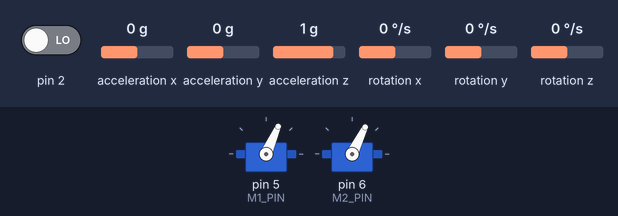
This sketch was run on a simulated Arduino Uno, built with avr-gcc and run on an emulated ATmega328P. On the bench: 2 × servo. The test bench sets the inputs (shaded band); at power-on: acceleration y 0 g, acceleration z 1 g, pin 2 LOW, acceleration x 0 g, rotation x 0 °/s, rotation y 0 °/s, rotation z 0 °/s. The sensor or clock chip raises its interrupt line as the real part does; what the sketch prints to the serial monitor is not drawn.

Above: at 2.2 s.
2.3 s: acceleration y set to -1.4 g
At 5.0 s:
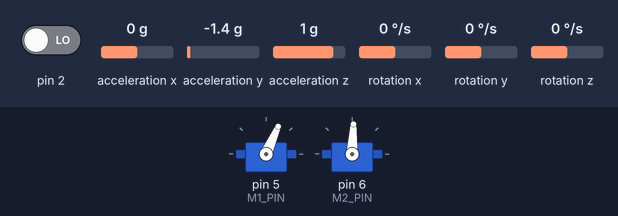
5.3 s: acceleration y set to 0.8 g
At 6.1 s:
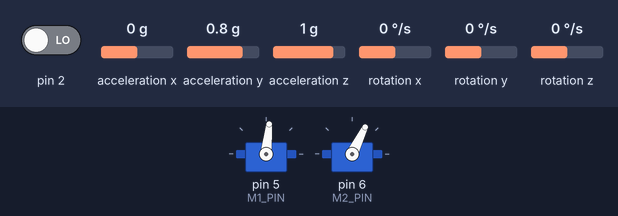
8.3 s: acceleration z set to 1.4 g
Timing chart, 0 to 15.8 s (numbered marks = the images above; inputs shaded):
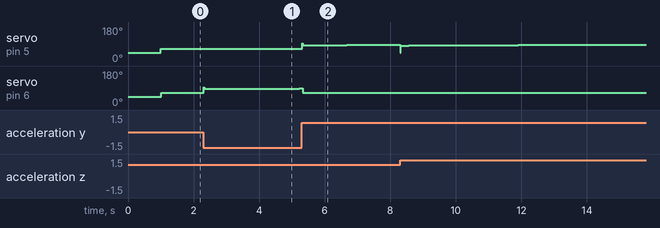

The sketch:

SeeSaw_IV_DO_NOT_CHANGE.ino
```cpp
#include <Servo.h>
#define M1_PIN 5  //Right
#define M2_PIN 6  //Left

#define INTERVAL_MILLISECONDS 1
#define USUAL_ESC_POSITION 1200

#define MAX_ALLOWED_POSITION 1500   //  (°-°): I am Areej.

Servo m1, m2;

int32_t currentRoll;
//float roll;
int32_t rollError;
int32_t desiredRoll = 0000;
uint32_t proportionalConstant = 400;  //Units in Hundreds

uint16_t m1Position, m2Position;

uint32_t previousMillis = 0;

uint32_t sumOfErrors;
uint16_t integralConstant = 30000;    //From 100 to 1000 as a rough guide.

int16_t rollErrorRate;
uint16_t derivativeConstant = 1;
int16_t previousRollError;


//UPDATED AND CORRECT OFFSETS


#include "I2Cdev.h"

#include "MPU6050_6Axis_MotionApps20.h"

#if I2CDEV_IMPLEMENTATION == I2CDEV_ARDUINO_WIRE
#include "Wire.h"
#endif

MPU6050 mpu;

// uncomment "OUTPUT_READABLE_QUATERNION" if you want to see the actual
// quaternion components in a [w, x, y, z] format (not best for parsing
// on a remote host such as Processing or something though)
//#define OUTPUT_READABLE_QUATERNION

// uncomment "OUTPUT_READABLE_EULER" if you want to see Euler angles
// (in degrees) calculated from the quaternions coming from the FIFO.
// Note that Euler angles suffer from gimbal lock (for more info, see
// http://en.wikipedia.org/wiki/Gimbal_lock)
//#define OUTPUT_READABLE_EULER

// uncomment "OUTPUT_READABLE_YAWPITCHROLL" if you want to see the yaw/
// pitch/roll angles (in degrees) calculated from the quaternions coming
// from the FIFO. Note this also requires gravity vector calculations.
// Also note that yaw/pitch/roll angles suffer from gimbal lock (for
// more info, see: http://en.wikipedia.org/wiki/Gimbal_lock)
#define OUTPUT_READABLE_YAWPITCHROLL

// uncomment "OUTPUT_READABLE_REALACCEL" if you want to see acceleration
// components with gravity removed. This acceleration reference frame is
// not compensated for orientation, so +X is always +X according to the
// sensor, just without the effects of gravity. If you want acceleration
// compensated for orientation, us OUTPUT_READABLE_WORLDACCEL instead.
//#define OUTPUT_READABLE_REALACCEL

// uncomment "OUTPUT_READABLE_WORLDACCEL" if you want to see acceleration
// components with gravity removed and adjusted for the world frame of
// reference (yaw is relative to initial orientation, since no magnetometer
// is present in this case). Could be quite handy in some cases.
//#define OUTPUT_READABLE_WORLDACCEL

// uncomment "OUTPUT_TEAPOT" if you want output that matches the
// format used for the InvenSense teapot demo
//#define OUTPUT_TEAPOT


//#define LED_PIN 13 // (Arduino is 13, Teensy is 11, Teensy++ is 6)
//bool blinkState = false;

// MPU control/status vars
bool dmpReady = false;  // set true if DMP init was successful
uint8_t mpuIntStatus;   // holds actual interrupt status byte from MPU
uint8_t devStatus;      // return status after each device operation (0 = success, !0 = error)
uint16_t packetSize;    // expected DMP packet size (default is 42 bytes)
uint16_t fifoCount;     // count of all bytes currently in FIFO
uint8_t fifoBuffer[64]; // FIFO storage buffer

// orientation/motion vars
Quaternion q;           // [w, x, y, z]         quaternion container
//VectorInt16 aa;         // [x, y, z]            accel sensor measurements
//VectorInt16 aaReal;     // [x, y, z]            gravity-free accel sensor measurements
//VectorInt16 aaWorld;    // [x, y, z]            world-frame accel sensor measurements
VectorFloat gravity;    // [x, y, z]            gravity vector
//float euler[3];         // [psi, theta, phi]    Euler angle container
float ypr[3];           // [yaw, pitch, roll]   yaw/pitch/roll container and gravity vector

// ================================================================
// ===               INTERRUPT DETECTION ROUTINE                ===
// ================================================================

volatile bool mpuInterrupt = false;     // indicates whether MPU interrupt pin has gone high
void dmpDataReady() {
  mpuInterrupt = true;
}

// ================================================================
// ===                      INITIAL SETUP                       ===
// ================================================================


void setup()
{
  m1.attach(M1_PIN);
  m2.attach(M2_PIN);

  m1.writeMicroseconds(1000);
  m2.writeMicroseconds(1000);

  delay(500);

  //  if (millis() - previousMillis >= INTERVAL_MILLISECONDS)
  {

  }


  {
    // join I2C bus (I2Cdev library doesn't do this automatically)
#if I2CDEV_IMPLEMENTATION == I2CDEV_ARDUINO_WIRE
    Wire.begin();
    TWBR = 24; // 400kHz I2C clock (200kHz if CPU is 8MHz)
#elif I2CDEV_IMPLEMENTATION == I2CDEV_BUILTIN_FASTWIRE
    Fastwire::setup(400, true);
#endif

    // initialize serial communication
    // (115200 chosen because it is required for Teapot Demo output, but it's
    // really up to you depending on your project)
    Serial.begin(115200);
    //    while (!Serial); // wait for Leonardo enumeration, others continue immediately

    // NOTE: 8MHz or slower host processors, like the Teensy @ 3.3v or Ardunio
    // Pro Mini running at 3.3v, cannot handle this baud rate reliably due to
    // the baud timing being too misaligned with processor ticks. You must use
    // 38400 or slower in these cases, or use some kind of external separate
    // crystal solution for the UART timer.

    // initialize device
    //    Serial.println(F("Initializing I2C devices..."));
    //    mpu.initialize();

    // verify connection
    //    Serial.println(F("Testing device connections..."));
    //    Serial.println(mpu.testConnection() ? F("MPU6050 connection successful") : F("MPU6050 connection failed"));

    // wait for ready
    //    Serial.println(F("\nSend any character to begin DMP programming and demo: "));
    //    while (Serial.available() && Serial.read()); // empty buffer
    //    while (!Serial.available());                 // wait for data
    //   while (Serial.available() && Serial.read()); // empty buffer again

    // load and configure the DMP
    //    Serial.println(F("Initializing DMP..."));
    devStatus = mpu.dmpInitialize();

    // supply your own gyro offsets here, scaled for min sensitivity  //These are updated for the particular sensor in use now.
    mpu.setXGyroOffset(45);
    mpu.setYGyroOffset(-7);
    mpu.setZGyroOffset(40);
    mpu.setZAccelOffset(853); // 1688 factory default for my test chip

    // make sure it worked (returns 0 if so)
    if (devStatus == 0) {
      // turn on the DMP, now that it's ready
      //        Serial.println(F("Enabling DMP..."));
      mpu.setDMPEnabled(true);

      // enable Arduino interrupt detection
      //        Serial.println(F("Enabling interrupt detection (Arduino external interrupt 0)..."));
      attachInterrupt(0, dmpDataReady, RISING);
      mpuIntStatus = mpu.getIntStatus();

      // set our DMP Ready flag so the main loop() function knows it's okay to use it
      //        Serial.println(F("DMP ready! Waiting for first interrupt..."));
      dmpReady = true;

      // get expected DMP packet size for later comparison
      packetSize = mpu.dmpGetFIFOPacketSize();
    } else {
      // ERROR!
      // 1 = initial memory load failed
      // 2 = DMP configuration updates failed
      // (if it's going to break, usually the code will be 1)
      //        Serial.print(F("DMP Initialization failed (code "));
      //        Serial.print(devStatus);
      //        Serial.println(F(")"));
    }

    // configure LED for output
    //    pinMode(LED_PIN, OUTPUT);
  }
}

void loop()
{
  //previousMillis = millis();

  m1Position = USUAL_ESC_POSITION + 20;
  m2Position = USUAL_ESC_POSITION;

  Serial.print("Usual ESC pos: "); Serial.println(USUAL_ESC_POSITION);

  currentRoll = (ypr[2] * 180 / M_PI) * 100;


  if (millis() - previousMillis >= 20)
  {
    previousMillis - millis();

    rollError = currentRoll - desiredRoll; //dR = 40, cR = 45, eR = 45 - 40 = 5.  dr=355, cr=350, er=350-355=-5

    rollErrorRate = rollError - previousRollError;
    previousRollError = rollError;

    Serial.print("Roll Error: "); Serial.println(rollError);
  }

  if (rollError >  -300 && rollError < 300)   //+-3 degrees
  {
    sumOfErrors = 0;
  }

  Serial.print("Roll error rate: "); Serial.println(rollErrorRate);

  //fz 331

  if (rollError > 0) //Right side down, increase right(m1)'s thrust.
  {
    sumOfErrors += rollError;
    Serial.print("Sum of errors: "); Serial.println(sumOfErrors);

    if (rollError < 1000)   //10 degrees
    {
      m1Position += 0 + (((rollError * proportionalConstant) / 10000) + (sumOfErrors / integralConstant) +
                         (rollErrorRate * derivativeConstant)) ; //From 100 * 100   //P + I
    }
    else
    {
      m1Position += 0 + (((rollError * proportionalConstant) / 10000) + (sumOfErrors / integralConstant) +
                         (rollErrorRate * derivativeConstant)); //From 100 * 100   //P + I
    }

  }

  if (rollError < 0)  //Left side down, increase left(m2)'s thrust.
  {
    Serial.print("Roll Error 2: "); Serial.println(rollError);

    sumOfErrors += (rollError * (-1));
    Serial.print("Sum of errors: "); Serial.println(sumOfErrors);

    if ((rollError * (-1)) < 1000)
    {
      m2Position += (((rollError * (-1) * proportionalConstant) / 10000) + (sumOfErrors / integralConstant) +
                         (rollErrorRate * (-1) * derivativeConstant));
    }
    else
    {
      m2Position += (((rollError * (-1) * proportionalConstant) / 10000) + (sumOfErrors / integralConstant) +
                         (rollErrorRate * (-1) * derivativeConstant));
    }

  }


  Serial.print("m1Position: "); Serial.println(m1Position);
  Serial.print("m2Position: "); Serial.println(m2Position);

  m1.writeMicroseconds(constrain(m1Position, 1000, MAX_ALLOWED_POSITION));
  m2.writeMicroseconds(constrain(m2Position, 1000, MAX_ALLOWED_POSITION));

  //m1.writeMicroseconds(1000);
  //m2.writeMicroseconds(1000);


  {
    // if programming failed, don't try to do anything
    if (!dmpReady) return;

    // wait for MPU interrupt or extra packet(s) available
    while (!mpuInterrupt && fifoCount < packetSize) {
      // other program behavior stuff here
      // .
      // .
      // .
      // if you are really paranoid you can frequently test in between other
      // stuff to see if mpuInterrupt is true, and if so, "break;" from the
      // while() loop to immediately process the MPU data
      // .
      // .
      // .
    }

    // reset interrupt flag and get INT_STATUS byte
    mpuInterrupt = false;
    mpuIntStatus = mpu.getIntStatus();

    // get current FIFO count
    fifoCount = mpu.getFIFOCount();

    // check for overflow (this should never happen unless our code is too inefficient)
    if ((mpuIntStatus & 0x10) || fifoCount == 1024) {
      // reset so we can continue cleanly
      mpu.resetFIFO();
      //        Serial.println(F("FIFO overflow!"));

      // otherwise, check for DMP data ready interrupt (this should happen frequently)
    } else if (mpuIntStatus & 0x02) {
      // wait for correct available data length, should be a VERY short wait
      while (fifoCount < packetSize) fifoCount = mpu.getFIFOCount();

      // read a packet from FIFO
      mpu.getFIFOBytes(fifoBuffer, packetSize);

      // track FIFO count here in case there is > 1 packet available
      // (this lets us immediately read more without waiting for an interrupt)
      fifoCount -= packetSize;

#ifdef OUTPUT_READABLE_YAWPITCHROLL
      // display Euler angles in degrees
      mpu.dmpGetQuaternion(&q, fifoBuffer);
      mpu.dmpGetGravity(&gravity, &q);
      mpu.dmpGetYawPitchRoll(ypr, &q, &gravity);
      ///*
      Serial.print("ypr\t");
      Serial.print(ypr[0] * 180 / M_PI);
      Serial.print("\t");
      Serial.print(ypr[1] * 180 / M_PI);
      Serial.print("\t");
      Serial.println(ypr[2] * 180 / M_PI);
      //*/
#endif

      /*
              #ifdef OUTPUT_READABLE_REALACCEL
                  // display real acceleration, adjusted to remove gravity
                  mpu.dmpGetQuaternion(&q, fifoBuffer);
                  mpu.dmpGetAccel(&aa, fifoBuffer);
                  mpu.dmpGetGravity(&gravity, &q);
                  mpu.dmpGetLinearAccel(&aaReal, &aa, &gravity);
                  Serial.print("areal\t");
                  Serial.print(aaReal.x);
                  Serial.print("\t");
                  Serial.print(aaReal.y);
                  Serial.print("\t");
                  Serial.println(aaReal.z);
              #endif
      */

      /*
              #ifdef OUTPUT_READABLE_WORLDACCEL
                  // display initial world-frame acceleration, adjusted to remove gravity
                  // and rotated based on known orientation from quaternion
                  mpu.dmpGetQuaternion(&q, fifoBuffer);
                  mpu.dmpGetAccel(&aa, fifoBuffer);
                  mpu.dmpGetGravity(&gravity, &q);
                  mpu.dmpGetLinearAccel(&aaReal, &aa, &gravity);
                  mpu.dmpGetLinearAccelInWorld(&aaWorld, &aaReal, &q);
                  Serial.print("aworld\t");
                  Serial.print(aaWorld.x);
                  Serial.print("\t");
                  Serial.print(aaWorld.y);
                  Serial.print("\t");
                  Serial.println(aaWorld.z);
              #endif
      */
    }
  }
  ///////////////////////////////////////////////////////////


  //Serial.println(millis() - previousMillis);


}
```

Measured:
- after the input at 2.3 s, servo on pin 6 (M2_PIN): 64° → 85° at once, → 86° 0.86 s later, → 87° 0.97 s later, → 88° 1.1 s later
- after the input at 5.3 s, servo on pin 5 (M1_PIN): 66° → 84° at once, → 85° 1.4 s later, → 86° 1.2 s later
